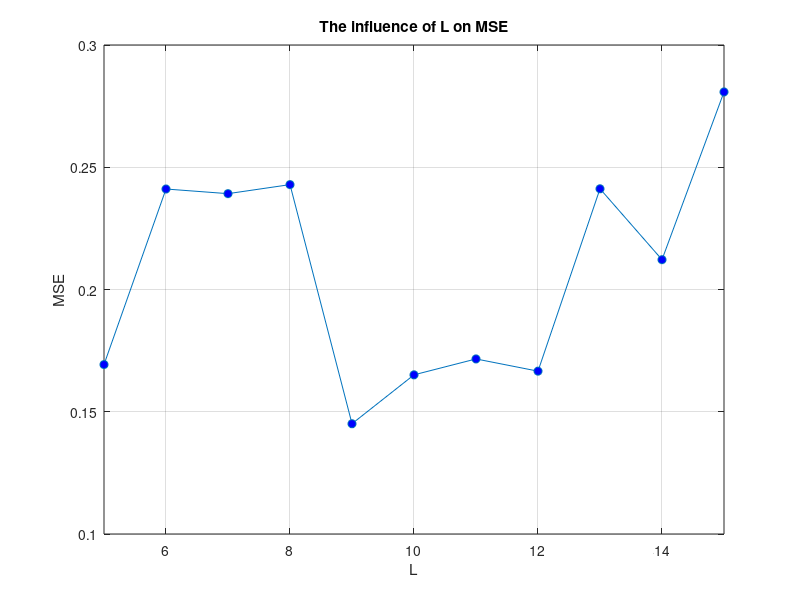

Reproduce this figure in MATLAB.
a=[5,6,7,8,9,10,11,12,13,14,15];
b=[0.1693,0.2411,0.2392,0.2429,0.1451,0.1651,0.1716,0.1666,0.2412,0.2122,0.2808];
plot(a,b,'o-','markerfacecolor','b')
xlim([5,15])
title('The influence of L on MSE')
xlabel('L')
ylabel('MSE')
grid on